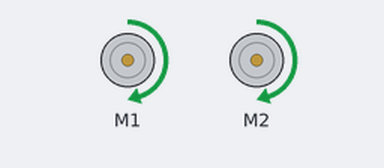
The sketch below on a simulated Arduino Uno, built with avr-gcc and run on an emulated ATmega328P. Shown: 2 × DC motor (green arrow = forward, orange = backward, longer = faster).

Above: at 0.1 s.
Timing chart, 0 to 1.6 s (numbered marks = the images above):
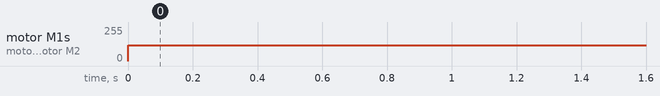

Measured:
- by itself, motor M1, motor M2: stopped → forward 120/255 at 0.00 s

The sketch:

controleMotorShieldV1.ino
```cpp
#include <AFMotor.h>

AF_DCMotor motor1(1);
AF_DCMotor motor2(2);

void setup() {
  // put your setup code here, to run once:

  motor1.setSpeed(0); // 0 a 255
  motor2.setSpeed(0);

}

void loop() {
  // put your main code here, to run repeatedly:
  motor1.setSpeed(120);
  motor1.run(FORWARD);

  motor2.setSpeed(120);
  motor2.run(FORWARD);

}
```
